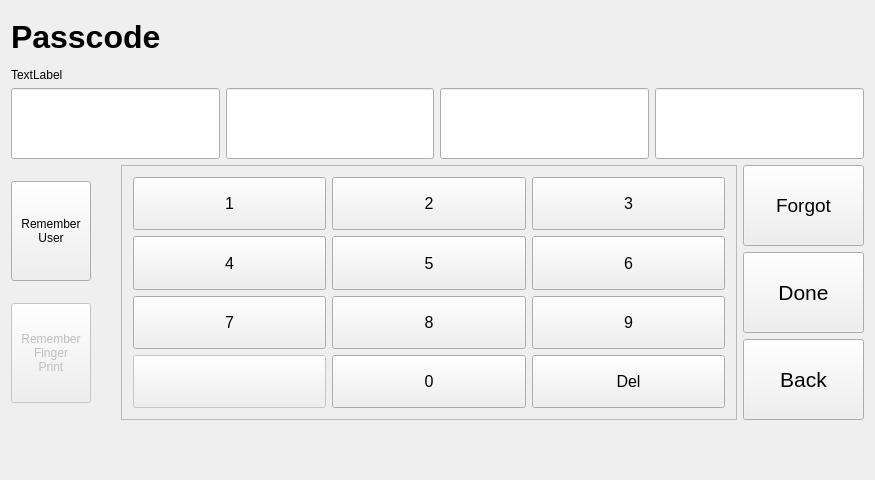
<?xml version="1.0" encoding="UTF-8"?>
<ui version="4.0">
 <class>passCode</class>
 <widget class="QWidget" name="passCode">
  <property name="geometry">
   <rect>
    <x>0</x>
    <y>0</y>
    <width>875</width>
    <height>480</height>
   </rect>
  </property>
  <property name="windowTitle">
   <string>passCode</string>
  </property>
  <layout class="QGridLayout" name="gridLayout">
   <item row="0" column="0" colspan="7">
    <layout class="QVBoxLayout" name="verticalLayout">
     <item>
      <widget class="QLabel" name="lbl_title">
       <property name="minimumSize">
        <size>
         <width>201</width>
         <height>51</height>
        </size>
       </property>
       <property name="font">
        <font>
         <family>Helvetica Neue</family>
         <pointsize>24</pointsize>
         <weight>75</weight>
         <bold>true</bold>
        </font>
       </property>
       <property name="text">
        <string>Passcode</string>
       </property>
      </widget>
     </item>
     <item>
      <widget class="QLabel" name="lbl_info">
       <property name="text">
        <string>TextLabel</string>
       </property>
      </widget>
     </item>
     <item>
      <layout class="QHBoxLayout" name="horizontalLayout">
       <item>
        <spacer name="horizontalSpacer_2">
         <property name="minimumSize">
          <size>
           <width>43</width>
           <height>23</height>
          </size>
         </property>
         <property name="orientation">
          <enum>Qt::Horizontal</enum>
         </property>
         <property name="sizeHint" stdset="0">
          <size>
           <width>40</width>
           <height>20</height>
          </size>
         </property>
        </spacer>
       </item>
       <item>
        <widget class="QLineEdit" name="lineEdit_1">
         <property name="minimumSize">
          <size>
           <width>111</width>
           <height>71</height>
          </size>
         </property>
         <property name="font">
          <font>
           <pointsize>20</pointsize>
           <weight>75</weight>
           <bold>true</bold>
          </font>
         </property>
        </widget>
       </item>
       <item>
        <spacer name="horizontalSpacer_3">
         <property name="minimumSize">
          <size>
           <width>43</width>
           <height>23</height>
          </size>
         </property>
         <property name="orientation">
          <enum>Qt::Horizontal</enum>
         </property>
         <property name="sizeHint" stdset="0">
          <size>
           <width>40</width>
           <height>20</height>
          </size>
         </property>
        </spacer>
       </item>
       <item>
        <widget class="QLineEdit" name="lineEdit_2">
         <property name="minimumSize">
          <size>
           <width>111</width>
           <height>71</height>
          </size>
         </property>
         <property name="font">
          <font>
           <pointsize>20</pointsize>
           <weight>75</weight>
           <bold>true</bold>
          </font>
         </property>
        </widget>
       </item>
       <item>
        <spacer name="horizontalSpacer_7">
         <property name="minimumSize">
          <size>
           <width>43</width>
           <height>23</height>
          </size>
         </property>
         <property name="orientation">
          <enum>Qt::Horizontal</enum>
         </property>
         <property name="sizeHint" stdset="0">
          <size>
           <width>40</width>
           <height>20</height>
          </size>
         </property>
        </spacer>
       </item>
       <item>
        <widget class="QLineEdit" name="lineEdit_3">
         <property name="minimumSize">
          <size>
           <width>111</width>
           <height>71</height>
          </size>
         </property>
         <property name="font">
          <font>
           <pointsize>20</pointsize>
           <weight>75</weight>
           <bold>true</bold>
          </font>
         </property>
        </widget>
       </item>
       <item>
        <spacer name="horizontalSpacer_8">
         <property name="minimumSize">
          <size>
           <width>43</width>
           <height>23</height>
          </size>
         </property>
         <property name="orientation">
          <enum>Qt::Horizontal</enum>
         </property>
         <property name="sizeHint" stdset="0">
          <size>
           <width>40</width>
           <height>20</height>
          </size>
         </property>
        </spacer>
       </item>
       <item>
        <widget class="QLineEdit" name="lineEdit_4">
         <property name="minimumSize">
          <size>
           <width>111</width>
           <height>71</height>
          </size>
         </property>
         <property name="font">
          <font>
           <pointsize>20</pointsize>
           <weight>75</weight>
           <bold>true</bold>
          </font>
         </property>
        </widget>
       </item>
       <item>
        <spacer name="horizontalSpacer_9">
         <property name="minimumSize">
          <size>
           <width>43</width>
           <height>23</height>
          </size>
         </property>
         <property name="orientation">
          <enum>Qt::Horizontal</enum>
         </property>
         <property name="sizeHint" stdset="0">
          <size>
           <width>40</width>
           <height>20</height>
          </size>
         </property>
        </spacer>
       </item>
      </layout>
     </item>
    </layout>
   </item>
   <item row="1" column="6">
    <layout class="QHBoxLayout" name="horizontalLayout_2">
     <item>
      <widget class="QFrame" name="frame">
       <property name="minimumSize">
        <size>
         <width>450</width>
         <height>240</height>
        </size>
       </property>
       <property name="font">
        <font>
         <family>Helvetica Neue</family>
         <pointsize>16</pointsize>
        </font>
       </property>
       <property name="frameShape">
        <enum>QFrame::StyledPanel</enum>
       </property>
       <property name="frameShadow">
        <enum>QFrame::Raised</enum>
       </property>
       <layout class="QGridLayout" name="gridLayout_2">
        <item row="3" column="0">
         <widget class="QPushButton" name="btn_blank">
          <property name="enabled">
           <bool>false</bool>
          </property>
          <property name="sizePolicy">
           <sizepolicy hsizetype="MinimumExpanding" vsizetype="MinimumExpanding">
            <horstretch>0</horstretch>
            <verstretch>0</verstretch>
           </sizepolicy>
          </property>
          <property name="minimumSize">
           <size>
            <width>130</width>
            <height>50</height>
           </size>
          </property>
          <property name="font">
           <font>
            <family>Arial</family>
            <pointsize>12</pointsize>
           </font>
          </property>
          <property name="text">
           <string/>
          </property>
         </widget>
        </item>
        <item row="1" column="0">
         <widget class="QPushButton" name="btn_4">
          <property name="sizePolicy">
           <sizepolicy hsizetype="MinimumExpanding" vsizetype="MinimumExpanding">
            <horstretch>0</horstretch>
            <verstretch>0</verstretch>
           </sizepolicy>
          </property>
          <property name="minimumSize">
           <size>
            <width>130</width>
            <height>50</height>
           </size>
          </property>
          <property name="font">
           <font>
            <family>Arial</family>
            <pointsize>12</pointsize>
           </font>
          </property>
          <property name="text">
           <string>4</string>
          </property>
         </widget>
        </item>
        <item row="3" column="1">
         <widget class="QPushButton" name="btn_0">
          <property name="sizePolicy">
           <sizepolicy hsizetype="MinimumExpanding" vsizetype="MinimumExpanding">
            <horstretch>0</horstretch>
            <verstretch>0</verstretch>
           </sizepolicy>
          </property>
          <property name="minimumSize">
           <size>
            <width>130</width>
            <height>50</height>
           </size>
          </property>
          <property name="font">
           <font>
            <family>Arial</family>
            <pointsize>12</pointsize>
           </font>
          </property>
          <property name="text">
           <string>0</string>
          </property>
         </widget>
        </item>
        <item row="3" column="2">
         <widget class="QPushButton" name="btn_del">
          <property name="sizePolicy">
           <sizepolicy hsizetype="MinimumExpanding" vsizetype="MinimumExpanding">
            <horstretch>0</horstretch>
            <verstretch>0</verstretch>
           </sizepolicy>
          </property>
          <property name="minimumSize">
           <size>
            <width>130</width>
            <height>50</height>
           </size>
          </property>
          <property name="font">
           <font>
            <family>Arial</family>
            <pointsize>12</pointsize>
           </font>
          </property>
          <property name="text">
           <string>Del</string>
          </property>
         </widget>
        </item>
        <item row="2" column="1">
         <widget class="QPushButton" name="btn_8">
          <property name="sizePolicy">
           <sizepolicy hsizetype="MinimumExpanding" vsizetype="MinimumExpanding">
            <horstretch>0</horstretch>
            <verstretch>0</verstretch>
           </sizepolicy>
          </property>
          <property name="minimumSize">
           <size>
            <width>130</width>
            <height>50</height>
           </size>
          </property>
          <property name="font">
           <font>
            <family>Arial</family>
            <pointsize>12</pointsize>
           </font>
          </property>
          <property name="text">
           <string>8</string>
          </property>
         </widget>
        </item>
        <item row="2" column="2">
         <widget class="QPushButton" name="btn_9">
          <property name="sizePolicy">
           <sizepolicy hsizetype="MinimumExpanding" vsizetype="MinimumExpanding">
            <horstretch>0</horstretch>
            <verstretch>0</verstretch>
           </sizepolicy>
          </property>
          <property name="minimumSize">
           <size>
            <width>130</width>
            <height>50</height>
           </size>
          </property>
          <property name="font">
           <font>
            <family>Arial</family>
            <pointsize>12</pointsize>
           </font>
          </property>
          <property name="text">
           <string>9</string>
          </property>
         </widget>
        </item>
        <item row="0" column="1">
         <widget class="QPushButton" name="btn_2">
          <property name="sizePolicy">
           <sizepolicy hsizetype="MinimumExpanding" vsizetype="MinimumExpanding">
            <horstretch>0</horstretch>
            <verstretch>0</verstretch>
           </sizepolicy>
          </property>
          <property name="minimumSize">
           <size>
            <width>130</width>
            <height>50</height>
           </size>
          </property>
          <property name="font">
           <font>
            <family>Arial</family>
            <pointsize>12</pointsize>
           </font>
          </property>
          <property name="text">
           <string>2</string>
          </property>
         </widget>
        </item>
        <item row="1" column="2">
         <widget class="QPushButton" name="btn_6">
          <property name="sizePolicy">
           <sizepolicy hsizetype="MinimumExpanding" vsizetype="MinimumExpanding">
            <horstretch>0</horstretch>
            <verstretch>0</verstretch>
           </sizepolicy>
          </property>
          <property name="minimumSize">
           <size>
            <width>130</width>
            <height>50</height>
           </size>
          </property>
          <property name="font">
           <font>
            <family>Arial</family>
            <pointsize>12</pointsize>
           </font>
          </property>
          <property name="text">
           <string>6</string>
          </property>
         </widget>
        </item>
        <item row="2" column="0">
         <widget class="QPushButton" name="btn_7">
          <property name="sizePolicy">
           <sizepolicy hsizetype="MinimumExpanding" vsizetype="MinimumExpanding">
            <horstretch>0</horstretch>
            <verstretch>0</verstretch>
           </sizepolicy>
          </property>
          <property name="minimumSize">
           <size>
            <width>130</width>
            <height>50</height>
           </size>
          </property>
          <property name="font">
           <font>
            <family>Arial</family>
            <pointsize>12</pointsize>
           </font>
          </property>
          <property name="text">
           <string>7</string>
          </property>
         </widget>
        </item>
        <item row="0" column="2">
         <widget class="QPushButton" name="btn_3">
          <property name="sizePolicy">
           <sizepolicy hsizetype="MinimumExpanding" vsizetype="MinimumExpanding">
            <horstretch>0</horstretch>
            <verstretch>0</verstretch>
           </sizepolicy>
          </property>
          <property name="minimumSize">
           <size>
            <width>130</width>
            <height>50</height>
           </size>
          </property>
          <property name="font">
           <font>
            <family>Arial</family>
            <pointsize>12</pointsize>
           </font>
          </property>
          <property name="text">
           <string>3</string>
          </property>
         </widget>
        </item>
        <item row="1" column="1">
         <widget class="QPushButton" name="btn_5">
          <property name="sizePolicy">
           <sizepolicy hsizetype="MinimumExpanding" vsizetype="MinimumExpanding">
            <horstretch>0</horstretch>
            <verstretch>0</verstretch>
           </sizepolicy>
          </property>
          <property name="minimumSize">
           <size>
            <width>130</width>
            <height>50</height>
           </size>
          </property>
          <property name="font">
           <font>
            <family>Arial</family>
            <pointsize>12</pointsize>
           </font>
          </property>
          <property name="text">
           <string>5</string>
          </property>
         </widget>
        </item>
        <item row="0" column="0">
         <widget class="QPushButton" name="btn_1">
          <property name="sizePolicy">
           <sizepolicy hsizetype="MinimumExpanding" vsizetype="MinimumExpanding">
            <horstretch>0</horstretch>
            <verstretch>0</verstretch>
           </sizepolicy>
          </property>
          <property name="minimumSize">
           <size>
            <width>130</width>
            <height>50</height>
           </size>
          </property>
          <property name="font">
           <font>
            <family>Arial</family>
            <pointsize>12</pointsize>
           </font>
          </property>
          <property name="text">
           <string>1</string>
          </property>
         </widget>
        </item>
       </layout>
      </widget>
     </item>
     <item>
      <layout class="QVBoxLayout" name="verticalLayout_2">
       <item>
        <widget class="QPushButton" name="btn_forgot">
         <property name="minimumSize">
          <size>
           <width>121</width>
           <height>81</height>
          </size>
         </property>
         <property name="font">
          <font>
           <family>Helvetica Neue</family>
           <pointsize>14</pointsize>
          </font>
         </property>
         <property name="text">
          <string>Forgot</string>
         </property>
        </widget>
       </item>
       <item>
        <widget class="QPushButton" name="btn_done">
         <property name="minimumSize">
          <size>
           <width>121</width>
           <height>81</height>
          </size>
         </property>
         <property name="font">
          <font>
           <family>Helvetica Neue</family>
           <pointsize>16</pointsize>
          </font>
         </property>
         <property name="text">
          <string>Done</string>
         </property>
        </widget>
       </item>
       <item>
        <widget class="QPushButton" name="btn_back">
         <property name="minimumSize">
          <size>
           <width>121</width>
           <height>81</height>
          </size>
         </property>
         <property name="font">
          <font>
           <family>Helvetica Neue</family>
           <pointsize>16</pointsize>
          </font>
         </property>
         <property name="text">
          <string>Back</string>
         </property>
        </widget>
       </item>
      </layout>
     </item>
    </layout>
   </item>
   <item row="1" column="0" colspan="2">
    <layout class="QVBoxLayout" name="verticalLayout_3">
     <property name="leftMargin">
      <number>0</number>
     </property>
     <item>
      <widget class="QPushButton" name="btn_remUser">
       <property name="minimumSize">
        <size>
         <width>0</width>
         <height>100</height>
        </size>
       </property>
       <property name="text">
        <string>Remember
User</string>
       </property>
       <property name="checkable">
        <bool>true</bool>
       </property>
      </widget>
     </item>
     <item>
      <widget class="QPushButton" name="btn_remFingerPrint">
       <property name="enabled">
        <bool>false</bool>
       </property>
       <property name="minimumSize">
        <size>
         <width>0</width>
         <height>100</height>
        </size>
       </property>
       <property name="text">
        <string>Remember
Finger
Print</string>
       </property>
       <property name="checkable">
        <bool>true</bool>
       </property>
      </widget>
     </item>
    </layout>
   </item>
   <item row="2" column="6">
    <spacer name="verticalSpacer">
     <property name="orientation">
      <enum>Qt::Vertical</enum>
     </property>
     <property name="sizeHint" stdset="0">
      <size>
       <width>20</width>
       <height>40</height>
      </size>
     </property>
    </spacer>
   </item>
  </layout>
  <zorder></zorder>
  <zorder></zorder>
  <zorder>verticalSpacer</zorder>
 </widget>
 <layoutdefault spacing="6" margin="11"/>
 <resources/>
 <connections/>
</ui>
